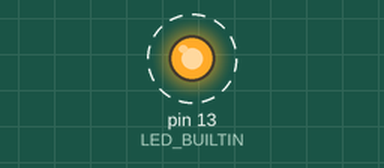
A sketch run on a simulated Arduino Uno, built with avr-gcc and run on an emulated ATmega328P. Parts: output pins drawn as LEDs (lit = HIGH). Dashed ring = blinking. What the sketch prints to the serial monitor is not drawn.

Above: at 0.5 s.
Timing chart, 0 to 4.6 s (numbered marks = the images above):
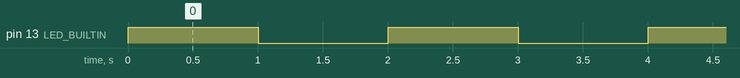

Measured:
- by itself, pin 13 (LED_BUILTIN): alternates HIGH for 1.0 s and LOW for 1.0 s

The sketch:

00_blink.ino
```cpp
// Step 0: proves the toolchain works. Blinks the on-board "L" LED and says hello over USB.

const unsigned long BLINK_INTERVAL_MS = 1000;

void setup() {
  Serial.begin(9600);
  pinMode(LED_BUILTIN, OUTPUT);
}

void loop() {
  digitalWrite(LED_BUILTIN, HIGH);
  Serial.println(F("Hello from the UNO R4 WiFi: LED on"));
  delay(BLINK_INTERVAL_MS);
  digitalWrite(LED_BUILTIN, LOW);
  Serial.println(F("LED off"));
  delay(BLINK_INTERVAL_MS);
}
```
